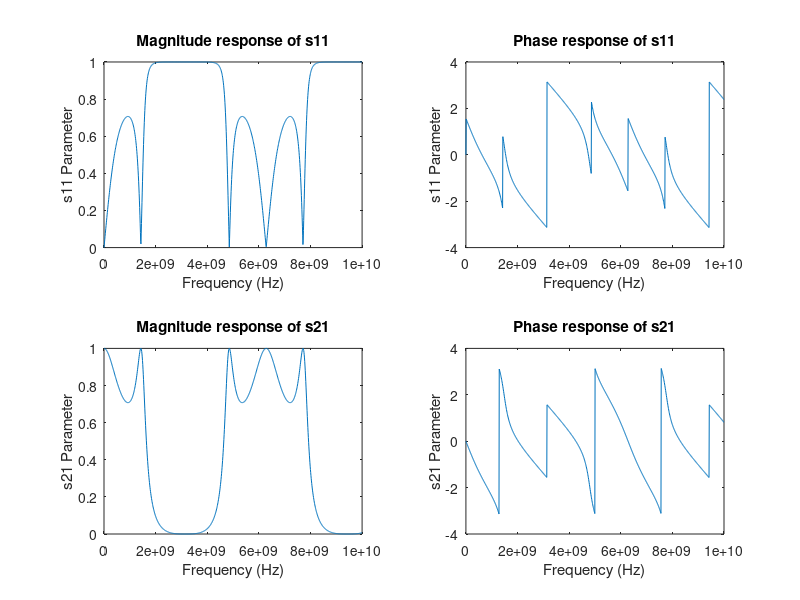

This chart was generated by the following MATLAB code:
% -*- coding: utf-8 -*-
% Created on Sun Oct 29 19:55:30 2017
% @author: LALIT ARORA
% Magnitude and Phase response of s21 and s11 for given circuit in frequency range [0,10] GHz 

% Definition of circuit elements
zo=50;
f=2e9;
c=3e8;
l=c/f;
zo2=217.5;
zo4=zo2;
w=linspace(0,10e9,1e3);
s11=zeros(1,1e3);
s21=zeros(1,1e3);
for i=1:(1e3)
    b=w(i)/c;
    y1=j*tan(b*l)/64.9;
    y3=j*tan(b*l)/70.3;
    y5=j*tan(b*l)/64.9;
    m1=[1 0 ; y1 1];
    m2=[(cos(b*l)) (j*zo2*sin(b*l)) ; (j*sin(b*l)/zo2) (cos(b*l))];
    m3=[1 0 ; y3 1];
    m4=m2;
    m5=m1;
    m=m1*m2*m3*m4*m5;
    A=m(1,1);
    B=m(1,2);
    C=m(2,1);
    D=m(2,2);
    s21(i)=2/( A + (B/zo) + (zo*C) + D );
    s11(i)= ( A + (B/zo) - (C*zo) - D)/( A + (B/zo) + (zo*C) + D );
end
% Plotting the magnitude and phase responses

subplot(2,2,1);
plot(w,abs(s11));
xlabel('Frequency (Hz)');
ylabel('s11 Parameter');
title('Magnitude response of s11');
subplot(2,2,2);
plot(w,angle(s11));
xlabel('Frequency (Hz)');
ylabel('s11 Parameter');
title('Phase response of s11');
subplot(2,2,3);
plot(w,abs(s21));
xlabel('Frequency (Hz)');
ylabel('s21 Parameter');
title('Magnitude response of s21');
subplot(2,2,4);
plot(w,angle(s21));
xlabel('Frequency (Hz)');
ylabel('s21 Parameter');
title('Phase response of s21');
